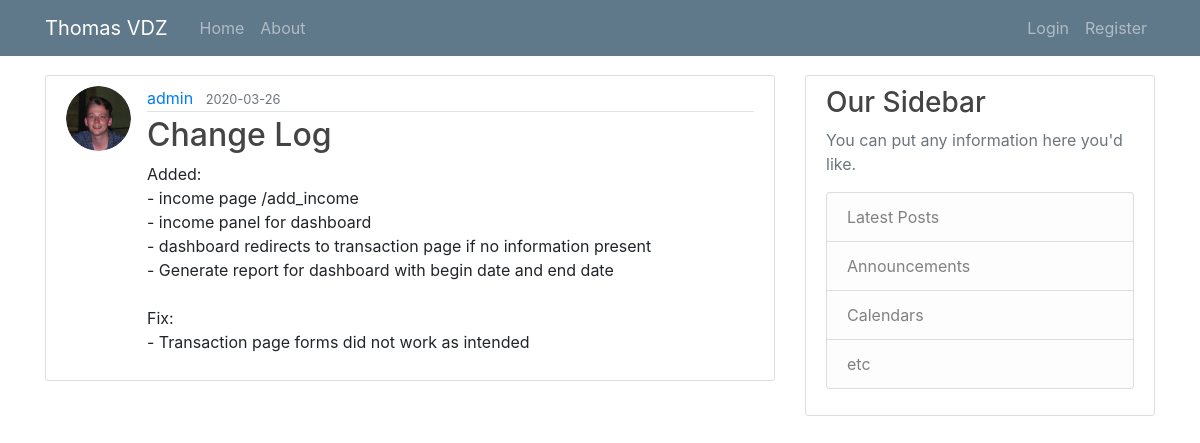
Screenshot of /post/2 with the database file from the repository.
### webApp/models.py (models this page shows, shortened)
class User(db.Model, UserMixin):
    id = db.Column(db.Integer, primary_key=True)
    username = db.Column(db.String(20), unique=True, nullable=False)
    email = db.Column(db.String(120), unique=True, nullable=False)
    image_file = db.Column(db.String(20), nullable=False, default='default.jpg')
    password = db.Column(db.String(60), nullable=False)
    posts = db.relationship('Post', backref='author', lazy=True)
    tasks = db.relationship('Task', backref='author', lazy=True)
    transactions = db.relationship('Transaction', backref='author', lazy=True)
    income =  db.relationship('Income', backref='author', lazy=True)

class Post(db.Model):
    id = db.Column(db.Integer, primary_key=True)
    title = db.Column(db.String(100), nullable=False)
    date_posted = db.Column(db.DateTime, nullable=False, default=datetime.utcnow)
    content = db.Column(db.Text, nullable=False)
    user_id = db.Column(db.Integer, db.ForeignKey('user.id'), nullable=False)

### webApp/posts/routes.py (the view)
@posts.route("/post/<int:post_id>")
def post(post_id):
    post= Post.query.get_or_404(post_id)
    return render_template('post.html', title=post.title , post=post)

### webApp/templates/post.html (shortened to what this page needs)
{% extends "layout.html" %}
{% block content %}
    <article class="media content-section">
       <img class="rounded-circle article-img" src=" {{ url_for('static', filename='profile_pics/' + post.author.image_file) }}">
       <div class="media-body">
         <div class="article-metadata">
           <a class="mr-2" href="{{url_for('users.user_posts', username=post.author.username)}}">{{ post.author.username }}</a>
           <small class="text-muted">{{ post.date_posted.strftime('%Y-%m-%d') }}</small>
         </div>
         <h2 class="article-title">{{ post.title }}</h2>
         <p class="article-content">{{ post.content }}</p>
       </div>
     </article>
{% endblock content %}

### webApp/static/main.css (style rules this page uses)
body { background: #fafafa; color: #333333; margin-top: 5rem; }
h1, h2, h3, h4, h5, h6 { color: #444444; }
.content-section { background: #ffffff; padding: 10px 20px; border: 1px solid #dddddd; border-radius: 3px; margin-bottom: 20px; }
.article-title { color: #444444; }
.article-content { white-space: pre-line; }
.article-img { height: 65px; width: 65px; margin-right: 16px; }
.article-metadata { padding-bottom: 1px; margin-bottom: 4px; border-bottom: 1px solid #e3e3e3; }

### rows the page displays
User: image_file (picture), author.username "admin"
Post: date_posted "2020-03-26", title "Change Log", content "Added: - income page /add_income - income panel for dashboard - dashboard redirects to transaction page if no information present - Generate report for dashboard with begin date and end date Fix: - Transaction page forms did not work as intended"
